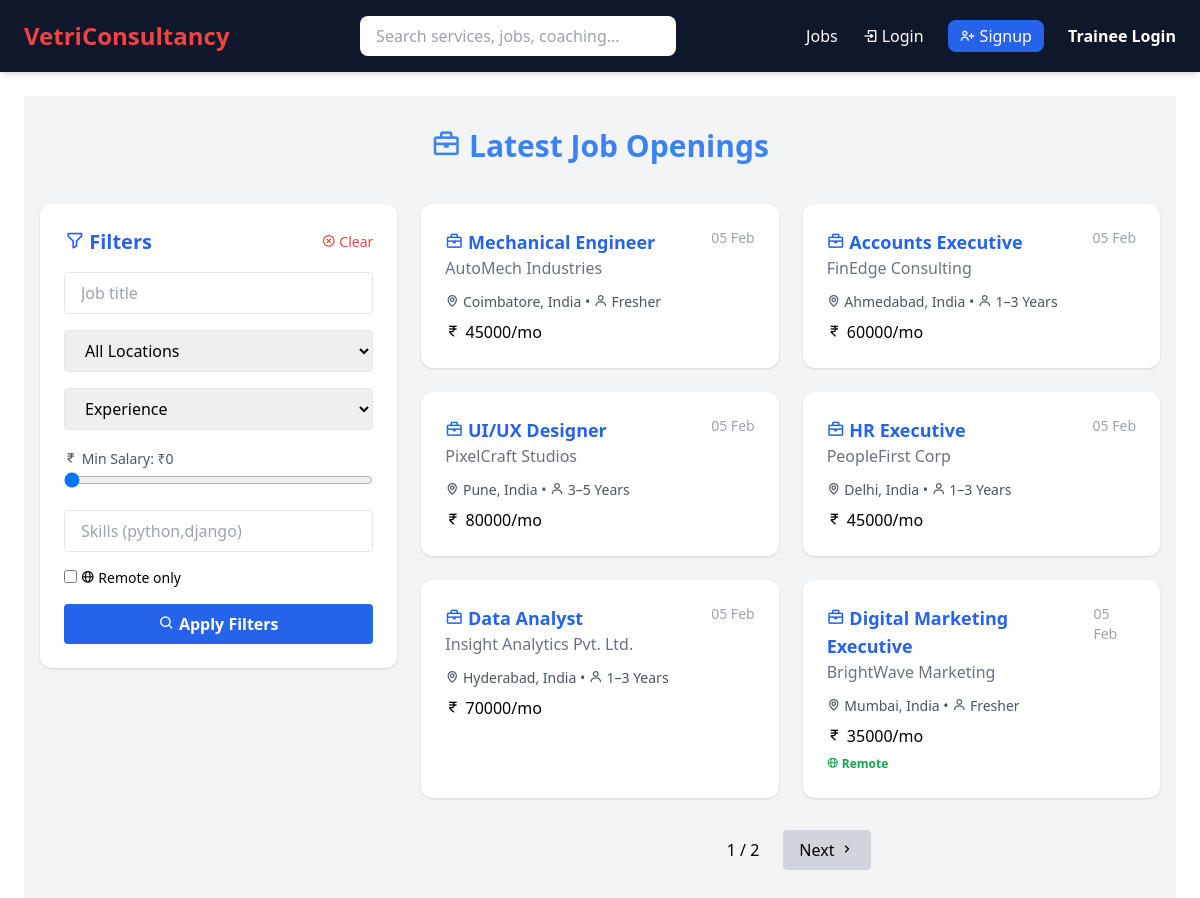
Screenshot of /jobs/ with the database file from the repository.
### VCS/models.py (models this page shows, shortened)
class Job(models.Model):
    EXPERIENCE_CHOICES = [
        ('FRESHER', 'Fresher'),
        ('1-3', '1–3 Years'),
        ('3-5', '3–5 Years'),
        ('5+', '5+ Years'),
    ]
    company_name = models.CharField(max_length=200, db_index=True)
    job_title = models.CharField(max_length=200, db_index=True)
    location = models.CharField(max_length=100, db_index=True)
    experience = models.CharField(
        max_length=10,
        choices=EXPERIENCE_CHOICES,
        db_index=True
    )
    salary_range = models.IntegerField(help_text="Monthly salary", db_index=True)
    is_remote = models.BooleanField(default=False)
    eligibility = models.TextField()
    job_description = models.TextField()
    posted_at = models.DateTimeField(auto_now_add=True, db_index=True)
    saved_by = models.ManyToManyField(User, blank=True, related_name='saved_jobs')
    applied_by = models.ManyToManyField(User, through='JobApplication', related_name='applied_jobs')
    is_exclusive = models.BooleanField(default=False)  # Pro/Pro Plus only
    priority_score = models.FloatField(default=0.0)  # For matching
    recruiter_email = models.EmailField(blank=True)  # For intros
    class Meta:
        indexes = [
            models.Index(fields=['job_title']),
            models.Index(fields=['location']),
            models.Index(fields=['experience']),
            models.Index(fields=['salary_range']),
        ]

### VCS/views.py (the view, shortened to what this page needs)
# urls.py: path('jobs/', job_list, name='job_list'),
def job_list(request):
    jobs = Job.objects.all().order_by('-posted_at')
    title = request.GET.get('title')
    location = request.GET.get('location')
    experience = request.GET.get('experience')
    min_salary = request.GET.get('min_salary')
    remote = request.GET.get('remote')
    saved = request.GET.get('saved')
    applied = request.GET.get('applied')
    skills = request.GET.get('skills')
    if title:
        jobs = jobs.filter(job_title__icontains=title)
    if location:
        jobs = jobs.filter(location=location)
    if experience:
        jobs = jobs.filter(experience=experience)
    if min_salary:
        jobs = jobs.filter(salary_range__gte=min_salary)
    if remote == "1":
        jobs = jobs.filter(is_remote=True)
    if skills:
        for skill in skills.split(','):
            jobs = jobs.filter(job_description__icontains=skill.strip())
    locations = Job.objects.values_list('location', flat=True).distinct()
    paginator = Paginator(jobs, 6)
    page_number = request.GET.get('page')
    page_obj = paginator.get_page(page_number)
    context = {
        'jobs': page_obj,
        'locations': locations,
        'page_obj': page_obj,
        'filters': request.GET
    }
    return render(request, 'jobs.html', context)

### VCS/context_processors.py (called while the page is built)
def notification_count(request):
    if request.user.is_authenticated:
        unread_count = Notification.objects.filter(
            user=request.user,
            is_read=False
        ).count()
        latest_notifications = Notification.objects.filter(
            user=request.user
        ).order_by('-created_at')[:5]
    else:
        unread_count = 0
        latest_notifications = []
    return {
        'notification_count': unread_count,
        'latest_notifications': latest_notifications,
    }

### VCS/templates/jobs.html (shortened to what this page needs)
{% extends 'base.html' %}
{% block content %}
<div class="bg-gray-100 min-h-screen px-4 py-8">
<h1 class="text-3xl font-bold mb-10 text-center text-blue-500">
    <i class='bx bx-briefcase'></i> Latest Job Openings
</h1>
<div class="max-w-7xl mx-auto grid grid-cols-1 lg:grid-cols-3 gap-6">
<aside class="bg-white rounded-xl shadow p-6 lg:col-span-1 h-fit sticky top-24">
    <div class="flex justify-between items-center mb-4">
        <h2 class="text-xl font-bold text-blue-600">
            <i class='bx bx-filter-alt'></i> Filters
        </h2>
        <a href="{% url 'job_list' %}" class="text-sm text-red-500 hover:underline">
            <i class='bx bx-x-circle'></i> Clear
        </a>
    </div>
    <form method="get" class="space-y-4">
        <input name="title" value="{{ filters.title }}"
               placeholder="Job title"
               class="w-full border px-4 py-2 rounded">
        <select name="location" class="w-full border px-4 py-2 rounded">
            <option value="">All Locations</option>
        </select>
        <select name="experience" class="w-full border px-4 py-2 rounded">
            <option value="">Experience</option>
        </select>
        <div>
            <label class="text-sm text-gray-600">
                <i class='bx bx-rupee'></i>
                Min Salary: ₹<span id="salaryVal">{{ filters.min_salary|default:0 }}</span>
            </label>
            <input type="range" min="0" max="200000"
                   name="min_salary"
                   value="{{ filters.min_salary|default:0 }}"
                   oninput="salaryVal.innerText=this.value"
                   class="w-full">
        </div>
        <input name="skills"
               value="{{ filters.skills }}"
               placeholder="Skills (python,django)"
               class="w-full border px-4 py-2 rounded">
        <div class="flex flex-col gap-2 text-sm">
            <label>
                <input type="checkbox" name="remote" value="1" {% if filters.remote %}checked{% endif %}>
                <i class='bx bx-globe'></i> Remote only
            </label>
        </div>
        <button class="w-full bg-blue-600 text-white py-2 rounded font-semibold">
            <i class='bx bx-search'></i> Apply Filters
        </button>
    </form>
</aside>
<section class="lg:col-span-2">
{% if jobs %}
<div class="grid sm:grid-cols-2 gap-6">
    {% for job in jobs %}
    <a href="{% url 'job_detail' job.pk %}"
       class="bg-white p-6 rounded-xl shadow hover:shadow-xl transition">
        <div class="flex justify-between">
            <div>
                <h3 class="text-lg font-semibold text-blue-600">
                    <i class='bx bx-briefcase'></i> {{ job.job_title }}
                </h3>
                <p class="text-gray-500">{{ job.company_name }}</p>
            </div>
            <span class="text-sm text-gray-400">
                {{ job.posted_at|date:"d M" }}
            </span>
        </div>
        <div class="mt-3 text-sm text-gray-600">
            <i class='bx bx-map'></i> {{ job.location }} •
            <i class='bx bx-user'></i> {{ job.get_experience_display }}
        </div>
        <div class="mt-2">
            <i class='bx bx-rupee'></i> {{ job.salary_range }}/mo
        </div>
        {% if job.is_remote %}
        <span class="inline-block mt-2 text-green-600 text-xs font-semibold">
            <i class='bx bx-globe'></i> Remote
        </span>
        {% endif %}
    </a>
    {% endfor %}
</div>
<div class="flex justify-center gap-2 mt-8">
    <span class="px-4 py-2">
        {{ jobs.number }} / {{ jobs.paginator.num_pages }}
    </span>
    {% if jobs.has_next %}
    <a href="?page={{ jobs.next_page_number }}"
       class="px-4 py-2 bg-gray-300 rounded">
       Next <i class='bx bx-chevron-right'></i>
    </a>
    {% endif %}
</div>
{% else %}
<p class="text-center text-gray-500 mt-20">
    <i class='bx bx-info-circle'></i> No jobs match your filters.
</p>
{% endif %}
</section>
</div>
</div>
{% endblock %}

### rows the page displays
Job: job_title "Mechanical Engineer", company_name "AutoMech Industries", posted_at "05 Feb", location "Coimbatore, India", experience "Fresher", salary_range "45000"
Job: job_title "Accounts Executive", company_name "FinEdge Consulting", posted_at "05 Feb", location "Ahmedabad, India", experience "1–3 Years", salary_range "60000"
Job: job_title "UI/UX Designer", company_name "PixelCraft Studios", posted_at "05 Feb", location "Pune, India", experience "3–5 Years", salary_range "80000"
Job: job_title "HR Executive", company_name "PeopleFirst Corp", posted_at "05 Feb", location "Delhi, India", experience "1–3 Years", salary_range "45000"
Job: job_title "Data Analyst", company_name "Insight Analytics Pvt. Ltd.", posted_at "05 Feb", location "Hyderabad, India", experience "1–3 Years", salary_range "70000"
Job: job_title "Digital Marketing Executive", company_name "BrightWave Marketing", posted_at "05 Feb", location "Mumbai, India", experience "Fresher", salary_range "35000", is_remote True (drawn)

### other values shown
{{ filters.min_salary|default:0 }} "0"
{{ jobs.number }} "1"
{{ jobs.paginator.num_pages }} "2"
